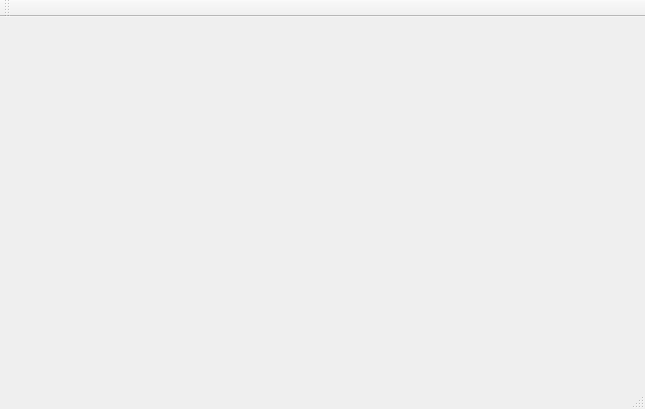
<?xml version="1.0" encoding="UTF-8"?>
<ui version="4.0">
 <class>MainWindow</class>
 <widget class="QMainWindow" name="MainWindow">
  <property name="geometry">
   <rect>
    <x>0</x>
    <y>0</y>
    <width>645</width>
    <height>409</height>
   </rect>
  </property>
  <property name="windowTitle">
   <string>MainWindow</string>
  </property>
  <widget class="QWidget" name="centralWidget"/>
  <widget class="QMenuBar" name="menuBar">
   <property name="geometry">
    <rect>
     <x>0</x>
     <y>0</y>
     <width>645</width>
     <height>25</height>
    </rect>
   </property>
  </widget>
  <widget class="QToolBar" name="mainToolBar">
   <attribute name="toolBarArea">
    <enum>TopToolBarArea</enum>
   </attribute>
   <attribute name="toolBarBreak">
    <bool>false</bool>
   </attribute>
  </widget>
  <widget class="QStatusBar" name="statusBar"/>
 </widget>
 <layoutdefault spacing="6" margin="11"/>
 <resources/>
 <connections/>
</ui>
